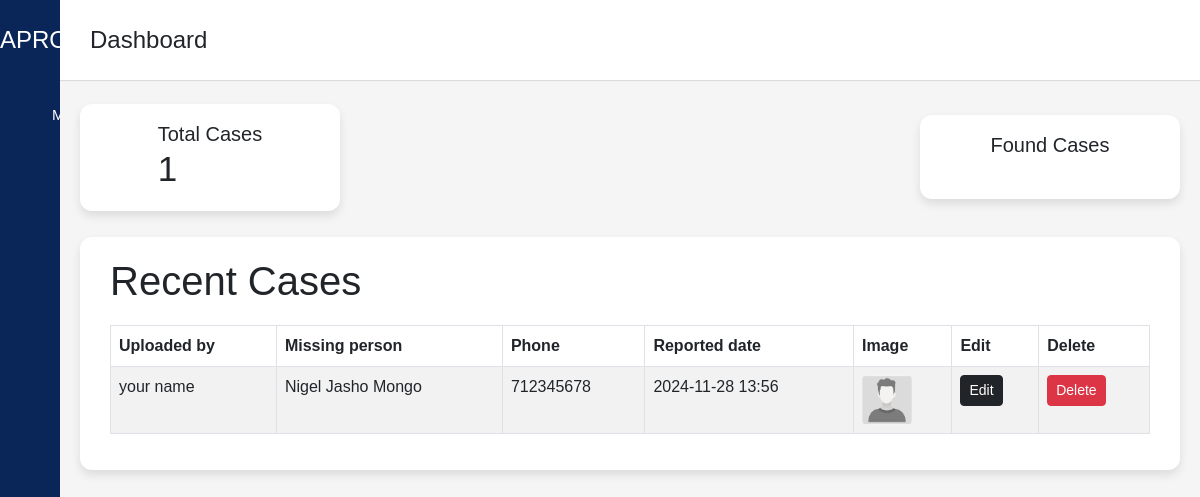
Page /administration/ on the committed database.
### abducted/models.py (models this page shows, shortened)
class MissingPersonReport(models.Model):
    GENDER_CHOICES = [
        ('Male', 'Male'),
        ('Female', 'Female'),
        ('Other', 'Other'),
    ]
    username = models.CharField(max_length=100, unique=True, default='your name')
    phone = models.PositiveBigIntegerField(unique=True, default= '0712345678')
    name = models.CharField(max_length=100)
    age = models.PositiveIntegerField()
    gender = models.CharField(max_length=10, choices=GENDER_CHOICES)
    height = models.PositiveIntegerField(null=True, blank=True)
    physical_details = models.TextField(null=True, blank=True)
    date_of_disappearance = models.DateField()
    location_of_disappearance = models.CharField(max_length=255)
    contact_details = models.EmailField()
    comments = models.TextField(null=True, blank=True)
    images = models.ImageField(upload_to='missing_persons_images/', null=True, blank=True)
    created_at = models.DateTimeField(auto_now_add=True)

### abducted/views.py (the view)
# urls.py: path('administration/', views.administration, name='administration'),
def administration(request):
    missing = MissingPersonReport.objects.all()
    total_cases = missing.count()
    return render(request, 'administration.html', {'total_cases': total_cases, 'missing': missing})

### abducted/templates/administration.html (shortened to what this page needs)
{% load static %}
<!DOCTYPE html>
<html lang="en">
<head>
    <link rel="stylesheet" href="{% static 'style/main.css' %}">
<link href="https://cdn.jsdelivr.net/npm/bootstrap@5.3.0-alpha1/dist/css/bootstrap.min.css" rel="stylesheet">
   <link rel="stylesheet" href="https://cdnjs.cloudflare.com/ajax/libs/font-awesome/5.15.3/css/all.min.css"/>
</head>
<body>
{% block content %}
  <div class="sidebar">
    <div class="logo-details">
      <span class="logo_name">APRO</span>
    </div>
      <ul class="nav-links">
        <li>
          <a href="{% url 'administration messages' %}">
            <span class="links_name">Messages</span>
          </a>
        </li>
      </ul>
  </div>
  <section class="home-section">
    <nav>
      <div class="sidebar-button">
        <span class="dashboard">Dashboard</span>
      </div>
    </nav>
    <div class="home-content">
      <div class="overview-boxes">
        <div class="box">
          <div class="right-side">
            <div class="box-topic">Total Cases</div>
            <div class="number">
                {{ total_cases }}
            </div>
          </div>
        </div>
        <div class="box">
          <div class="right-side">
            <div class="box-topic">Found Cases</div>
          </div>
        </div>
      </div>
      <div class="cases-boxes">
        <div class="recent-cases box">
         <h1>Recent Cases</h1>
   <table class="table table-bordered table-striped">
    <thead>
        <tr>
            <th>Uploaded by</th>
            <th>Missing person</th>
            <th>Phone</th>
            <th>Reported date</th>
            <th>Image</th>
            <th>Edit</th>
            <th>Delete</th>
        </tr>
    </thead>
    <tbody>
        {% for case in missing %}
        <tr>
            <td>{{ case.username }}</td>
            <td>{{ case.name }}</td>
            <td>{{ case.phone }}</td>
            <td>{{ case.created_at|date:"Y-m-d H:i" }}</td>
            <td>
                {% if case.image %}
                <img src="{{ case.image.url }}" alt="{{ case.name }}" style="width: 50px; height: 50px; object-fit: cover; border-radius: 5px;">
                {% else %}
                <img src="{% static 'images/placeholder.jpg' %}" alt="no image" style="width: 50px; height: 50px; object-fit: cover; border-radius: 5px;">
                {% endif %}
            </td>
            <td>
                <a href="{% url 'edit' case.id %}" class="btn btn-dark btn-sm">Edit</a>
            </td>
            <td>
                <a href="{% url 'delete' case.id %}" class="btn btn-danger btn-sm">Delete</a>
            </td>
        </tr>
        {% empty %}
        <tr>
            <td colspan="7" class="text-center">No recent cases found.</td>
        </tr>
        {% endfor %}
    </tbody>
</table>
        </div>
        </div>
      </div>
  </section>
{% endblock %}
</body>
</html>

### static/style/main.css (style rules this page uses)
* { margin: 0; padding: 0; box-sizing: border-box; font-family: 'Raleway',sans-serif; }
a { text-decoration: none; }
body { margin: 0; padding: 0; box-sizing: border-box; }
nav { background: #151515; position: sticky; padding-right: 20px; padding-bottom: 0; top: 0; overflow: hidden; z-index: 1000; margin-bottom: 0; }
table { width: 100%; border-collapse: collapse; text-align: left; margin-top: 20px; }
th, td { padding: 10px; border: 1px solid #ddd; }
th { background-color: #f4f4f4; font-weight: bold; }
.sidebar { position: fixed; text-align: center; height: 100%; width: 240px; background: #0A2558; transition: all 0.5s ease; }
.sidebar .logo-details { height: 80px; display: flex; align-items: center; }
.sidebar .logo-details .logo_name { color: #fff; font-size: 24px; font-weight: 500; }
.sidebar .nav-links { display: inline-block; justify-content: center; text-align: center; margin-top: 10px; }
.sidebar .nav-links li { position: relative; list-style: none; height: 50px; }
.sidebar .nav-links li a { height: 100%; width: 100%; display: flex; align-items: center; text-decoration: none; transition: all 0.4s ease; }
.sidebar .nav-links li a .links_name { color: #fff; margin: 20px; font-size: 15px; font-weight: 400; white-space: nowrap; }
.home-section { position: relative; background: #f5f5f5; min-height: 100vh; width: calc(100% - 240px); left: 240px; transition: all 0.5s ease; }
.home-section nav { display: flex; justify-content: space-between; height: 80px; background: #fff; align-items: center; position: fixed; width: calc(100% - 240px); left: 240px; z-index: 100; padding: 0 20px; box-shadow: 0 1px 1px rgba(0, 0, 0, 0.1); transition: all 0.5s ease; }
.home-section nav .sidebar-button { display: flex; align-items: center; font-size: 24px; font-weight: 500; }
.home-section .home-content { position: relative; padding-top: 104px; }
.home-content .overview-boxes { display: flex; align-items: center; justify-content: space-between; flex-wrap: wrap; padding: 0 20px; margin-bottom: 26px; }
.overview-boxes .box { display: flex; align-items: center; justify-content: center; width: calc(100% / 4 - 15px); background: #fff; padding: 15px 14px; border-radius: 12px; box-shadow: 0 5px 10px rgba(0,0,0,0.1); }
.overview-boxes .box-topic { font-size: 20px; font-weight: 500; }
.home-content .box .number { display: inline-block; font-size: 35px; margin-top: -6px; font-weight: 500; }
.home-content .cases-boxes { display: flex; justify-content: space-between; }
.home-content .cases-boxes .recent-cases { width: 100%; background: #fff; padding: 20px 30px; margin: 0 20px; border-radius: 12px; box-shadow: 0 5px 10px rgba(0, 0, 0, 0.1); }
@media (max-width: 1240px) { .sidebar { width: 60px; } }
@media (max-width: 1240px) { .home-section { width: calc(100% - 60px); left: 60px; } }
@media (max-width: 1240px) { .home-section nav { width: calc(100% - 60px); left: 60px; } }

### rows in the picture
MissingPersonReport: username "your name", name "Nigel Jasho Mongo", phone "712345678", created_at "2024-11-28 13:56"

### other values in the picture
{{ total_cases }} "1"
